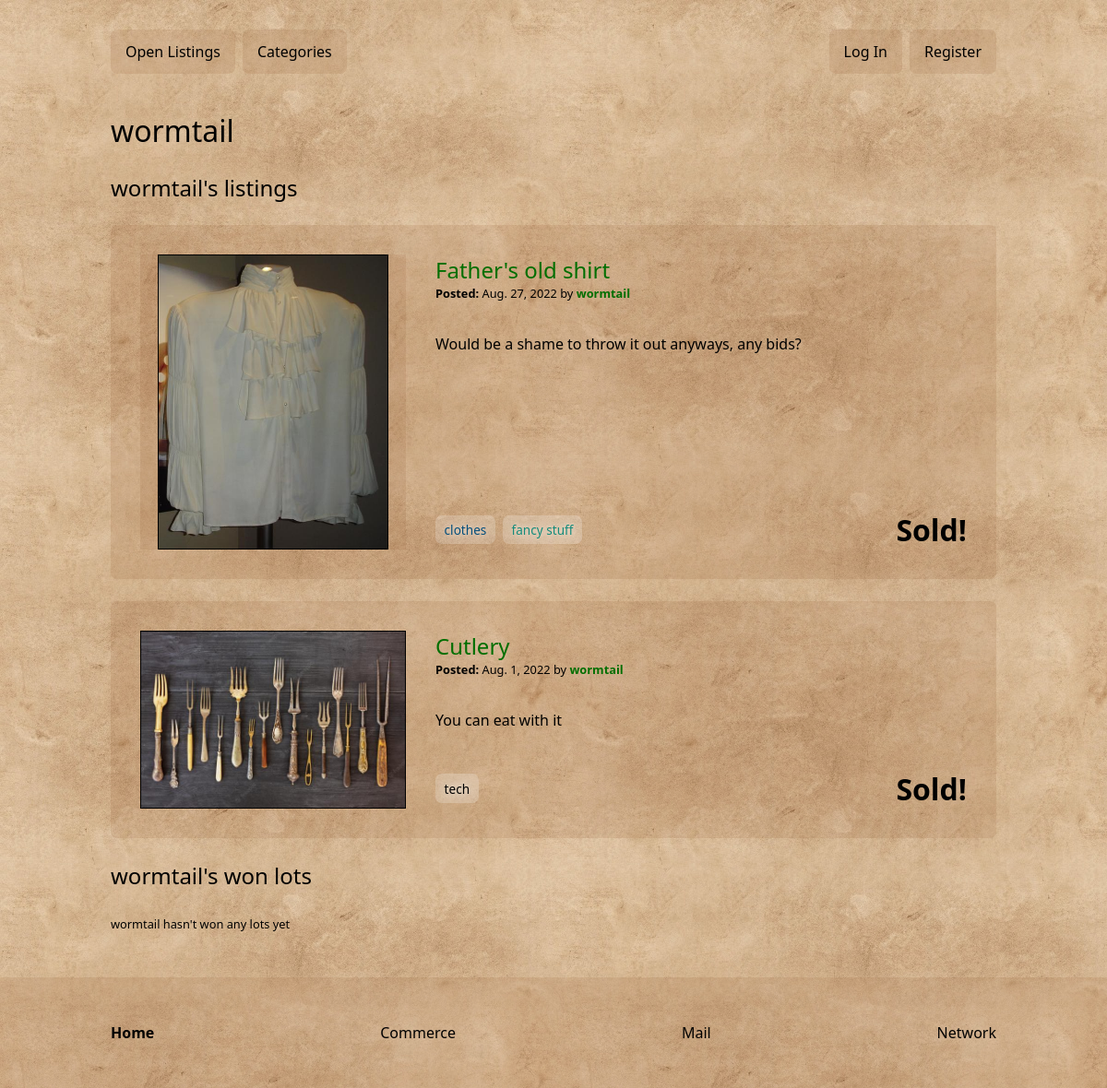
The page /commerce/merchants/6/ on the database as committed earlier.
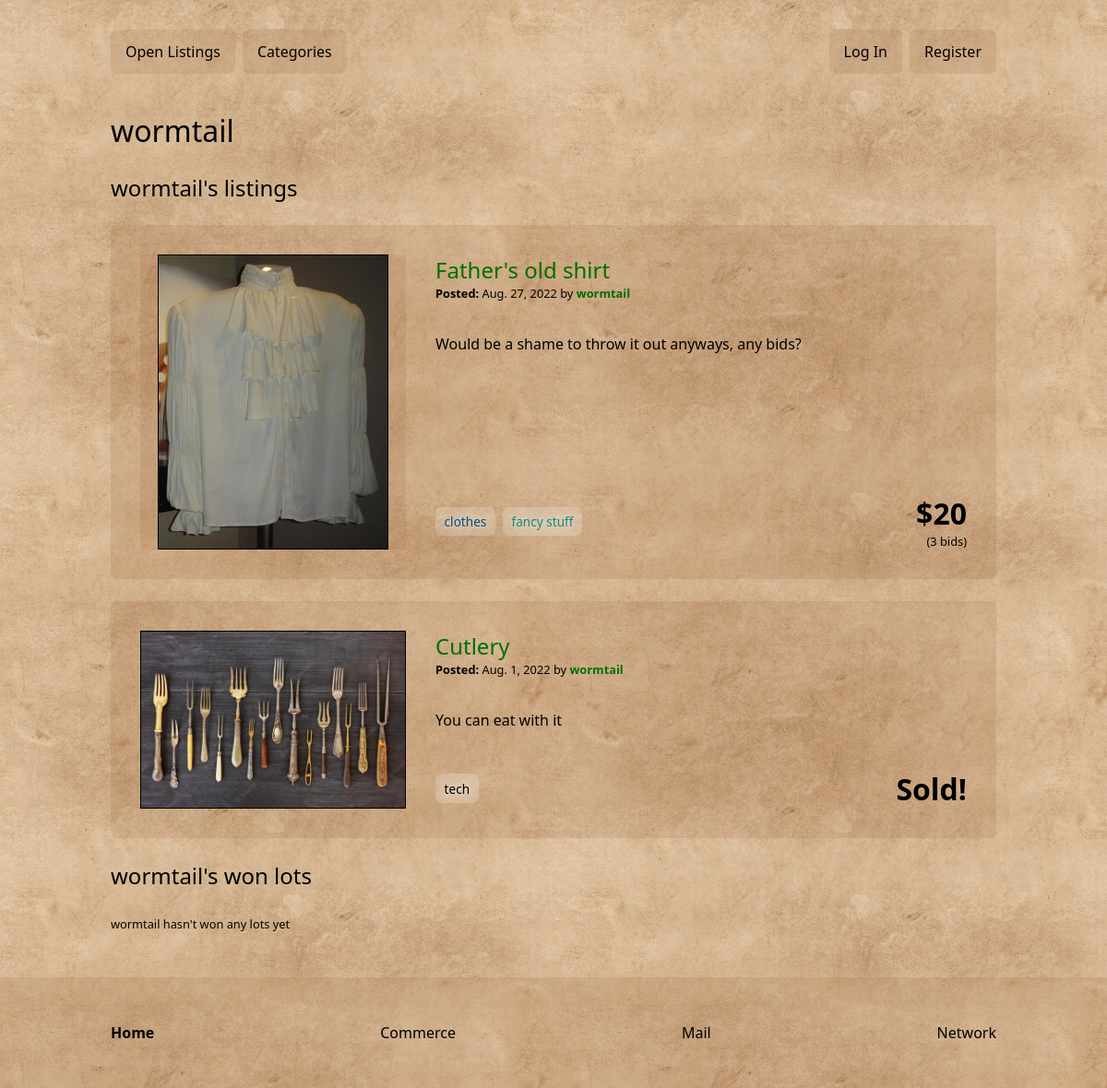
The same page on the database as committed later.
### commerce/models.py (models this page shows, shortened)
class Merchant(models.Model):
    user = models.OneToOneField(User, on_delete=models.CASCADE)
    def __str__(self):
        return f'{self.user.username}'

class Listing(models.Model):
    class Meta:
        ordering = ['-created']
    title = models.CharField(max_length=64)
    description = models.TextField()
    starting_bid = models.IntegerField()
    winner = models.ForeignKey(Merchant, null=True, default=None, blank=True, on_delete=models.SET_NULL, related_name="won_lots")
    image = models.ImageField(upload_to=LISTING_STORAGE, blank=True)
    merchant = models.ForeignKey(Merchant, on_delete=models.CASCADE, related_name="listings")
    created = models.DateTimeField(auto_now_add=True)
    category = models.ManyToManyField(Category, blank=True, related_name="listings")
    watchlist = models.ManyToManyField(Merchant, related_name="watchlist", blank=True)
    def current_bid_price(self):
        return self.bids.first().price if self.bids.count() else self.starting_bid

class Category(models.Model):
    class Meta:
        ordering = ['name']
    name = models.CharField(max_length=50, unique=True)
    slug = models.SlugField(max_length=50, unique=True)
    color = models.CharField(max_length=7)
    def __str__(self):
        return f"{self.name}"

class Bid(models.Model):
    class Meta:
        ordering = ['-price']
    price = models.IntegerField()
    merchant = models.ForeignKey(Merchant, on_delete=models.CASCADE, related_name="bids")
    listing = models.ForeignKey(Listing, on_delete=models.CASCADE, related_name="bids")
    created = models.DateTimeField(auto_now_add=True)

### commerce/views.py (the view)
# urls.py: path("merchants/<int:pk>/", MerchantView.as_view(), name="merchant"),
class MerchantView(DetailView):
    model = Merchant

### commerce/templates/commerce/merchant_detail.html (shortened to what this page needs)
{% extends "commerce/layout.html" %}
{% block main %}
    <h1>{{ merchant }}</h1>
    <h3>{{ merchant }}'s listings</h3>
    {% for listing in merchant.listings.all %}
        {% include "commerce/listing_preview.html" with listing=listing %}
    {% empty %}<span class="sm">No listings yet</span>
    {% endfor %}
    <h3>{{ merchant}}'s won lots</h3>
    {% for listing in merchant.won_lots.all %}
        {% include "commerce/listing_preview.html" with listing=listing %}
    {% empty %}<span class="sm">{{ merchant}} hasn't won any lots yet</span>
    {% endfor%}
{% endblock %}

### commerce/templates/commerce/layout.html (shortened to what this page needs)
{% extends 'home/layout.html' %}
{% load l10n %}{% load static %}
{% block statics %}
    <link href="{% static 'commerce/styles.css' %}" rel="stylesheet">
{% endblock %}
{% block body %}
    <nav class="nav">
        <div class="nav-bar">
            <a class="nav-link desktop" href="{% url 'commerce:index' %}">Open Listings</a>
            <a class="nav-link" href="{% url 'commerce:categories' %}">Categories</a>
            {% if user.is_authenticated %}
            <a class="nav-link" href="{% url 'commerce:watchlist' %}">Watchlist</a>
            <a class="nav-link" href="{% url 'commerce:new_listing' %}">Create New</a>
            <div class="spacer"></div>
            <a class="nav-link nav-auth b" href="{% url 'commerce:profile' %}">{{ request.user.username}}</a>
            <a class="nav-link nav-auth" href="#" onclick="return logout()">Log Out</a>
            {% else %}
            <a class="nav-link" href="#" onclick="login()">Log In</a>
            <a class="nav-link" href="#" onclick="register('commerce')">Register</a>
            {% endif %}
        </div>
    </nav>
    <main> {% block main %}{% endblock %}</main>
{% endblock %}

### home/templates/home/layout.html (shortened to what this page needs)
{% load static %}
<!DOCTYPE html>
{% block lang %}<html lang="en">{% endblock %}
<head>
    {% block statics %}{% endblock %}
</head>
<body>
    {% block body %}{% endblock %}
    <footer>
        <div class="links">
            <a href="{% url 'home:index' %}"><b>Home</b></a>
            <a href="{% url 'commerce:index' %}">Commerce</a>
            <a href="{% url 'mailNg:index' %}">Mail</a>
            <a href="{% url 'network:index' %}">Network</a>
        </div>
    </footer>
</body>
</html>

### commerce/templates/commerce/listing_preview.html (shortened to what this page needs)
<article class="preview">
    <div class="preview-title">
        <div>
            <h3><a href="{% url 'commerce:listing' listing.id %}">{{ listing.title }}</a></h3>
            <div class="sm">
                <span class="b">Posted: </span>
                {{listing.created|date:""}} by
                <a href="{% url 'commerce:merchant' listing.merchant.id %}" class="b">
                    {{ listing.merchant}}
                </a>
            </div>
        </div>
    </div>
    <div class="preview-image">
        {% if listing.image %}
            <img src="{{listing.image.url}}">
        {% else %}
            <span>No image</span>
        {% endif %}
    </div>
    <div class="preview-main">
        {{ listing.description|linebreaksbr }}
    </div>
    <div class="preview-extra">
        <div class="categories">
            {% for cat in listing.category.all %}
                {% include 'commerce/category.html' with cat=cat %}
            {% endfor %}
        </div>
        <div class="r">
            {% if listing.winner %}
                <span class="price">Sold!</span>
            {% else %}
                <div class="price">${{ listing.current_bid_price }}</div>
                <div class="sm">({{ listing.bids.count }} bids)</div>
            {% endif %}
        </div>
</article>

### commerce/templates/commerce/category.html
<a style="color:{{cat.color}};" href="{% url 'commerce:category' cat.slug %}">{{ cat }}</a>

### commerce/static/commerce/styles.css (style rules this page uses)
.listing-info, .preview-title > div { display: flex; flex-direction: column; align-items: flex-start; }
.btn-group-inline, .field-container.inline, .preview-image, .categories, .nav-bar, .pagination, footer .links, .comment > :first-child, .preview-extra { display: flex; flex-direction: row; align-items: center; }
footer .links, .comment > :first-child, .preview-extra { justify-content: space-between; }
.categories a, .comment, .listing, .preview, .nav-link, input, textarea, select, button, .btn, a { transition: all 0.2s ease-out; }
* { padding: 0; margin: 0; box-sizing: border-box; }
body, input, textarea, select, button { font-family: "Segoe UI", Helvetica, sans-serif; }
body { position: relative; display: grid; grid-template-rows: auto 1fr auto; min-height: 100vh; }
footer { height: 15vh; }
footer .links { height: 100%; font-size: 1rem; }
nav, main, footer .links { width: 100%; padding-left: 10vw; padding-right: 10vw; }
a { text-decoration: none; }
img { max-width: 100%; max-height: 100%; }
.b { font-weight: 600; }
.r { text-align: right; }
.sm { font-size: 0.8rem; font-weight: 400; }
.comment, .listing, .preview, .nav-link { background-color: rgba(157, 99, 63, 0.168627451); border-radius: 7px; color: black; padding: 1rem; }
.price { font-size: 2rem; font-weight: 600; }
body { background-image: url("bg.jpg"); padding-top: 1rem; }
main { margin-bottom: 3rem; }
main > * { margin: 1.5rem 0; }
h1 { font-size: 2rem; }
h3 { font-size: 1.5rem; }
h1, h2, h3, h4, h5 { font-weight: 500; }
img { border: 1px solid black; }
a { color: #006e00; }
.nav { position: sticky; top: 0; padding-top: 1rem; padding-bottom: 1rem; transition: all 0.7s; }
.nav-bar { justify-content: space-between; gap: 0.5rem; }
.nav-link { height: 3rem; line-height: 3rem; padding: 0 1rem; white-space: nowrap; }
.categories { flex-flow: wrap; gap: 0.5rem; }
.categories a { font-size: 0.85rem; border-radius: 7px; color: black; text-shadow: 0 0 10px white; padding: 0.4rem 0.6rem; background-color: rgba(253, 253, 253, 0.2117647059); }
.preview { display: grid; grid-template-columns: 1fr 2fr; grid-template-rows: auto 1fr auto; grid-template-areas: "preview-image preview-title" "preview-image preview-main" "preview-image preview-extra"; gap: 0.2rem 2rem; padding: 2rem; }
.preview-image { grid-area: preview-image; justify-content: center; background-color: rgba(157, 99, 63, 0.168627451); }
.preview-image img { max-height: 20rem; }
.preview-title { grid-area: preview-title; display: flex; gap: 1rem; }
.preview-title > div { flex-grow: 1; }
.preview-main { grid-area: preview-main; margin: 2rem 0; }
.preview-extra { grid-area: preview-extra; }
footer { background-color: rgba(157, 99, 63, 0.168627451); }
footer .links a { color: black; }

Rows that differ between the two databases and show on the page:
changed Listing "Father's old shirt": current_bid_price (not shown) → "20"; bids.count (not shown) → "3"; winner_id "Sold!" → "$ ( bids)"
